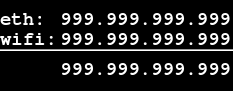
<?xml version="1.0" encoding="UTF-8"?>
<ui version="4.0">
 <class>IP</class>
 <widget class="QWidget" name="IP">
  <property name="geometry">
   <rect>
    <x>0</x>
    <y>0</y>
    <width>233</width>
    <height>91</height>
   </rect>
  </property>
  <property name="palette">
   <palette>
    <active>
     <colorrole role="WindowText">
      <brush brushstyle="SolidPattern">
       <color alpha="255">
        <red>255</red>
        <green>255</green>
        <blue>255</blue>
       </color>
      </brush>
     </colorrole>
     <colorrole role="Button">
      <brush brushstyle="SolidPattern">
       <color alpha="255">
        <red>0</red>
        <green>0</green>
        <blue>0</blue>
       </color>
      </brush>
     </colorrole>
     <colorrole role="Light">
      <brush brushstyle="SolidPattern">
       <color alpha="255">
        <red>0</red>
        <green>0</green>
        <blue>0</blue>
       </color>
      </brush>
     </colorrole>
     <colorrole role="Midlight">
      <brush brushstyle="SolidPattern">
       <color alpha="255">
        <red>0</red>
        <green>0</green>
        <blue>0</blue>
       </color>
      </brush>
     </colorrole>
     <colorrole role="Dark">
      <brush brushstyle="SolidPattern">
       <color alpha="255">
        <red>0</red>
        <green>0</green>
        <blue>0</blue>
       </color>
      </brush>
     </colorrole>
     <colorrole role="Mid">
      <brush brushstyle="SolidPattern">
       <color alpha="255">
        <red>0</red>
        <green>0</green>
        <blue>0</blue>
       </color>
      </brush>
     </colorrole>
     <colorrole role="Text">
      <brush brushstyle="SolidPattern">
       <color alpha="255">
        <red>0</red>
        <green>0</green>
        <blue>0</blue>
       </color>
      </brush>
     </colorrole>
     <colorrole role="ButtonText">
      <brush brushstyle="SolidPattern">
       <color alpha="255">
        <red>0</red>
        <green>0</green>
        <blue>0</blue>
       </color>
      </brush>
     </colorrole>
     <colorrole role="Base">
      <brush brushstyle="SolidPattern">
       <color alpha="255">
        <red>0</red>
        <green>0</green>
        <blue>0</blue>
       </color>
      </brush>
     </colorrole>
     <colorrole role="Window">
      <brush brushstyle="SolidPattern">
       <color alpha="255">
        <red>0</red>
        <green>0</green>
        <blue>0</blue>
       </color>
      </brush>
     </colorrole>
     <colorrole role="Shadow">
      <brush brushstyle="SolidPattern">
       <color alpha="255">
        <red>0</red>
        <green>0</green>
        <blue>0</blue>
       </color>
      </brush>
     </colorrole>
     <colorrole role="Highlight">
      <brush brushstyle="SolidPattern">
       <color alpha="255">
        <red>0</red>
        <green>0</green>
        <blue>0</blue>
       </color>
      </brush>
     </colorrole>
     <colorrole role="AlternateBase">
      <brush brushstyle="SolidPattern">
       <color alpha="255">
        <red>0</red>
        <green>0</green>
        <blue>0</blue>
       </color>
      </brush>
     </colorrole>
     <colorrole role="ToolTipBase">
      <brush brushstyle="SolidPattern">
       <color alpha="255">
        <red>0</red>
        <green>0</green>
        <blue>0</blue>
       </color>
      </brush>
     </colorrole>
     <colorrole role="ToolTipText">
      <brush brushstyle="SolidPattern">
       <color alpha="255">
        <red>255</red>
        <green>255</green>
        <blue>255</blue>
       </color>
      </brush>
     </colorrole>
    </active>
    <inactive>
     <colorrole role="WindowText">
      <brush brushstyle="SolidPattern">
       <color alpha="255">
        <red>255</red>
        <green>255</green>
        <blue>255</blue>
       </color>
      </brush>
     </colorrole>
     <colorrole role="Button">
      <brush brushstyle="SolidPattern">
       <color alpha="255">
        <red>0</red>
        <green>0</green>
        <blue>0</blue>
       </color>
      </brush>
     </colorrole>
     <colorrole role="Light">
      <brush brushstyle="SolidPattern">
       <color alpha="255">
        <red>0</red>
        <green>0</green>
        <blue>0</blue>
       </color>
      </brush>
     </colorrole>
     <colorrole role="Midlight">
      <brush brushstyle="SolidPattern">
       <color alpha="255">
        <red>0</red>
        <green>0</green>
        <blue>0</blue>
       </color>
      </brush>
     </colorrole>
     <colorrole role="Dark">
      <brush brushstyle="SolidPattern">
       <color alpha="255">
        <red>0</red>
        <green>0</green>
        <blue>0</blue>
       </color>
      </brush>
     </colorrole>
     <colorrole role="Mid">
      <brush brushstyle="SolidPattern">
       <color alpha="255">
        <red>0</red>
        <green>0</green>
        <blue>0</blue>
       </color>
      </brush>
     </colorrole>
     <colorrole role="Text">
      <brush brushstyle="SolidPattern">
       <color alpha="255">
        <red>0</red>
        <green>0</green>
        <blue>0</blue>
       </color>
      </brush>
     </colorrole>
     <colorrole role="ButtonText">
      <brush brushstyle="SolidPattern">
       <color alpha="255">
        <red>0</red>
        <green>0</green>
        <blue>0</blue>
       </color>
      </brush>
     </colorrole>
     <colorrole role="Base">
      <brush brushstyle="SolidPattern">
       <color alpha="255">
        <red>0</red>
        <green>0</green>
        <blue>0</blue>
       </color>
      </brush>
     </colorrole>
     <colorrole role="Window">
      <brush brushstyle="SolidPattern">
       <color alpha="255">
        <red>0</red>
        <green>0</green>
        <blue>0</blue>
       </color>
      </brush>
     </colorrole>
     <colorrole role="Shadow">
      <brush brushstyle="SolidPattern">
       <color alpha="255">
        <red>0</red>
        <green>0</green>
        <blue>0</blue>
       </color>
      </brush>
     </colorrole>
     <colorrole role="Highlight">
      <brush brushstyle="SolidPattern">
       <color alpha="255">
        <red>0</red>
        <green>0</green>
        <blue>0</blue>
       </color>
      </brush>
     </colorrole>
     <colorrole role="AlternateBase">
      <brush brushstyle="SolidPattern">
       <color alpha="255">
        <red>0</red>
        <green>0</green>
        <blue>0</blue>
       </color>
      </brush>
     </colorrole>
     <colorrole role="ToolTipBase">
      <brush brushstyle="SolidPattern">
       <color alpha="255">
        <red>0</red>
        <green>0</green>
        <blue>0</blue>
       </color>
      </brush>
     </colorrole>
     <colorrole role="ToolTipText">
      <brush brushstyle="SolidPattern">
       <color alpha="255">
        <red>255</red>
        <green>255</green>
        <blue>255</blue>
       </color>
      </brush>
     </colorrole>
    </inactive>
    <disabled>
     <colorrole role="WindowText">
      <brush brushstyle="SolidPattern">
       <color alpha="255">
        <red>0</red>
        <green>0</green>
        <blue>0</blue>
       </color>
      </brush>
     </colorrole>
     <colorrole role="Button">
      <brush brushstyle="SolidPattern">
       <color alpha="255">
        <red>0</red>
        <green>0</green>
        <blue>0</blue>
       </color>
      </brush>
     </colorrole>
     <colorrole role="Light">
      <brush brushstyle="SolidPattern">
       <color alpha="255">
        <red>0</red>
        <green>0</green>
        <blue>0</blue>
       </color>
      </brush>
     </colorrole>
     <colorrole role="Midlight">
      <brush brushstyle="SolidPattern">
       <color alpha="255">
        <red>0</red>
        <green>0</green>
        <blue>0</blue>
       </color>
      </brush>
     </colorrole>
     <colorrole role="Dark">
      <brush brushstyle="SolidPattern">
       <color alpha="255">
        <red>0</red>
        <green>0</green>
        <blue>0</blue>
       </color>
      </brush>
     </colorrole>
     <colorrole role="Mid">
      <brush brushstyle="SolidPattern">
       <color alpha="255">
        <red>0</red>
        <green>0</green>
        <blue>0</blue>
       </color>
      </brush>
     </colorrole>
     <colorrole role="Text">
      <brush brushstyle="SolidPattern">
       <color alpha="255">
        <red>0</red>
        <green>0</green>
        <blue>0</blue>
       </color>
      </brush>
     </colorrole>
     <colorrole role="ButtonText">
      <brush brushstyle="SolidPattern">
       <color alpha="255">
        <red>0</red>
        <green>0</green>
        <blue>0</blue>
       </color>
      </brush>
     </colorrole>
     <colorrole role="Base">
      <brush brushstyle="SolidPattern">
       <color alpha="255">
        <red>0</red>
        <green>0</green>
        <blue>0</blue>
       </color>
      </brush>
     </colorrole>
     <colorrole role="Window">
      <brush brushstyle="SolidPattern">
       <color alpha="255">
        <red>0</red>
        <green>0</green>
        <blue>0</blue>
       </color>
      </brush>
     </colorrole>
     <colorrole role="Shadow">
      <brush brushstyle="SolidPattern">
       <color alpha="255">
        <red>0</red>
        <green>0</green>
        <blue>0</blue>
       </color>
      </brush>
     </colorrole>
     <colorrole role="Highlight">
      <brush brushstyle="SolidPattern">
       <color alpha="255">
        <red>145</red>
        <green>141</green>
        <blue>126</blue>
       </color>
      </brush>
     </colorrole>
     <colorrole role="AlternateBase">
      <brush brushstyle="SolidPattern">
       <color alpha="255">
        <red>0</red>
        <green>0</green>
        <blue>0</blue>
       </color>
      </brush>
     </colorrole>
     <colorrole role="ToolTipBase">
      <brush brushstyle="SolidPattern">
       <color alpha="255">
        <red>0</red>
        <green>0</green>
        <blue>0</blue>
       </color>
      </brush>
     </colorrole>
     <colorrole role="ToolTipText">
      <brush brushstyle="SolidPattern">
       <color alpha="255">
        <red>255</red>
        <green>255</green>
        <blue>255</blue>
       </color>
      </brush>
     </colorrole>
    </disabled>
   </palette>
  </property>
  <property name="windowTitle">
   <string>Form</string>
  </property>
  <widget class="QLabel" name="label">
   <property name="geometry">
    <rect>
     <x>0</x>
     <y>10</y>
     <width>41</width>
     <height>17</height>
    </rect>
   </property>
   <property name="font">
    <font>
     <family>FreeMono</family>
     <pointsize>14</pointsize>
     <weight>75</weight>
     <bold>true</bold>
    </font>
   </property>
   <property name="text">
    <string>eth:</string>
   </property>
  </widget>
  <widget class="QLabel" name="eth">
   <property name="geometry">
    <rect>
     <x>60</x>
     <y>10</y>
     <width>170</width>
     <height>17</height>
    </rect>
   </property>
   <property name="font">
    <font>
     <family>FreeMono</family>
     <pointsize>14</pointsize>
     <weight>75</weight>
     <bold>true</bold>
    </font>
   </property>
   <property name="text">
    <string>999.999.999.999</string>
   </property>
  </widget>
  <widget class="QLabel" name="wifi">
   <property name="geometry">
    <rect>
     <x>60</x>
     <y>30</y>
     <width>170</width>
     <height>17</height>
    </rect>
   </property>
   <property name="font">
    <font>
     <family>FreeMono</family>
     <pointsize>14</pointsize>
     <weight>75</weight>
     <bold>true</bold>
    </font>
   </property>
   <property name="text">
    <string>999.999.999.999</string>
   </property>
  </widget>
  <widget class="QLabel" name="label_5">
   <property name="geometry">
    <rect>
     <x>0</x>
     <y>30</y>
     <width>61</width>
     <height>17</height>
    </rect>
   </property>
   <property name="font">
    <font>
     <family>FreeMono</family>
     <pointsize>14</pointsize>
     <weight>75</weight>
     <bold>true</bold>
    </font>
   </property>
   <property name="text">
    <string>wifi:</string>
   </property>
  </widget>
  <widget class="Line" name="line">
   <property name="geometry">
    <rect>
     <x>0</x>
     <y>40</y>
     <width>281</width>
     <height>20</height>
    </rect>
   </property>
   <property name="styleSheet">
    <string notr="true">color:white</string>
   </property>
   <property name="orientation">
    <enum>Qt::Horizontal</enum>
   </property>
  </widget>
  <widget class="QLabel" name="ip">
   <property name="geometry">
    <rect>
     <x>60</x>
     <y>60</y>
     <width>170</width>
     <height>17</height>
    </rect>
   </property>
   <property name="font">
    <font>
     <family>FreeMono</family>
     <pointsize>14</pointsize>
     <weight>75</weight>
     <bold>true</bold>
    </font>
   </property>
   <property name="text">
    <string>999.999.999.999</string>
   </property>
  </widget>
 </widget>
 <resources/>
 <connections/>
</ui>
